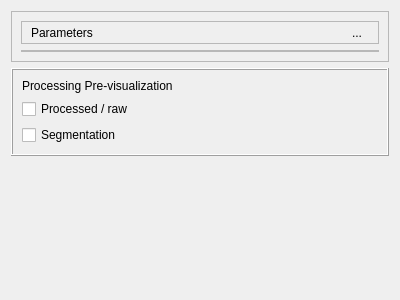
<?xml version="1.0" encoding="UTF-8"?>
<ui version="4.0">
 <class>Form</class>
 <widget class="QWidget" name="Form">
  <property name="geometry">
   <rect>
    <x>0</x>
    <y>0</y>
    <width>400</width>
    <height>300</height>
   </rect>
  </property>
  <property name="windowTitle">
   <string>Form</string>
  </property>
  <layout class="QGridLayout" name="gridLayout">
   <item row="3" column="1">
    <spacer name="verticalSpacer">
     <property name="orientation">
      <enum>Qt::Vertical</enum>
     </property>
     <property name="sizeHint" stdset="0">
      <size>
       <width>20</width>
       <height>40</height>
      </size>
     </property>
    </spacer>
   </item>
   <item row="2" column="0" colspan="2">
    <widget class="QFrame" name="frame_3">
     <property name="frameShape">
      <enum>QFrame::Box</enum>
     </property>
     <property name="frameShadow">
      <enum>QFrame::Raised</enum>
     </property>
     <layout class="QGridLayout" name="gridLayout_4">
      <item row="4" column="0">
       <widget class="QCheckBox" name="checkBox_2">
        <property name="text">
         <string>Segmentation</string>
        </property>
       </widget>
      </item>
      <item row="3" column="0">
       <widget class="QCheckBox" name="checkBox">
        <property name="text">
         <string>Processed / raw</string>
        </property>
       </widget>
      </item>
      <item row="0" column="0" rowspan="2">
       <widget class="QLabel" name="label_2">
        <property name="text">
         <string>Processing Pre-visualization</string>
        </property>
       </widget>
      </item>
      <item row="2" column="0">
       <layout class="QVBoxLayout" name="lcomboBox_processing"/>
      </item>
     </layout>
    </widget>
   </item>
   <item row="0" column="0" colspan="2">
    <widget class="QFrame" name="frame_4">
     <property name="frameShape">
      <enum>QFrame::StyledPanel</enum>
     </property>
     <property name="frameShadow">
      <enum>QFrame::Raised</enum>
     </property>
     <layout class="QVBoxLayout" name="verticalLayout">
      <item>
       <widget class="QFrame" name="frame_7">
        <property name="sizePolicy">
         <sizepolicy hsizetype="Minimum" vsizetype="Preferred">
          <horstretch>0</horstretch>
          <verstretch>0</verstretch>
         </sizepolicy>
        </property>
        <property name="frameShape">
         <enum>QFrame::StyledPanel</enum>
        </property>
        <property name="frameShadow">
         <enum>QFrame::Raised</enum>
        </property>
        <layout class="QHBoxLayout" name="horizontalLayout">
         <property name="topMargin">
          <number>0</number>
         </property>
         <property name="bottomMargin">
          <number>0</number>
         </property>
         <item>
          <widget class="QLabel" name="label">
           <property name="sizePolicy">
            <sizepolicy hsizetype="Preferred" vsizetype="Preferred">
             <horstretch>0</horstretch>
             <verstretch>0</verstretch>
            </sizepolicy>
           </property>
           <property name="text">
            <string>Parameters</string>
           </property>
          </widget>
         </item>
         <item>
          <widget class="QToolButton" name="toolButton">
           <property name="sizePolicy">
            <sizepolicy hsizetype="Fixed" vsizetype="Fixed">
             <horstretch>0</horstretch>
             <verstretch>0</verstretch>
            </sizepolicy>
           </property>
           <property name="minimumSize">
            <size>
             <width>20</width>
             <height>20</height>
            </size>
           </property>
           <property name="text">
            <string>...</string>
           </property>
           <property name="popupMode">
            <enum>QToolButton::InstantPopup</enum>
           </property>
           <property name="toolButtonStyle">
            <enum>Qt::ToolButtonTextOnly</enum>
           </property>
           <property name="autoRaise">
            <bool>true</bool>
           </property>
           <property name="arrowType">
            <enum>Qt::NoArrow</enum>
           </property>
          </widget>
         </item>
        </layout>
       </widget>
      </item>
      <item>
       <widget class="QFrame" name="frame_2">
        <property name="frameShape">
         <enum>QFrame::StyledPanel</enum>
        </property>
        <property name="frameShadow">
         <enum>QFrame::Raised</enum>
        </property>
        <layout class="QHBoxLayout" name="horizontalLayout_5">
         <property name="topMargin">
          <number>0</number>
         </property>
         <property name="bottomMargin">
          <number>0</number>
         </property>
        </layout>
       </widget>
      </item>
     </layout>
    </widget>
   </item>
  </layout>
 </widget>
 <resources/>
 <connections/>
</ui>
